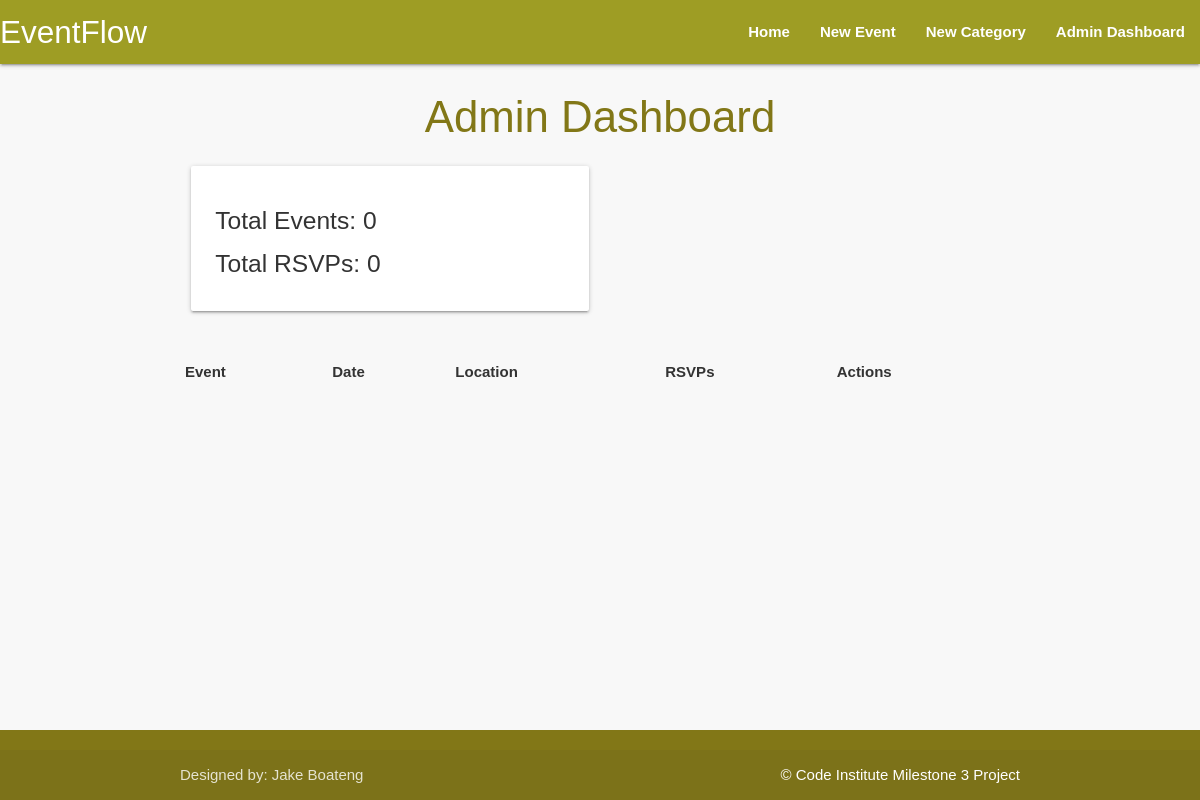
Before: /admin_dashboard with the older database file.
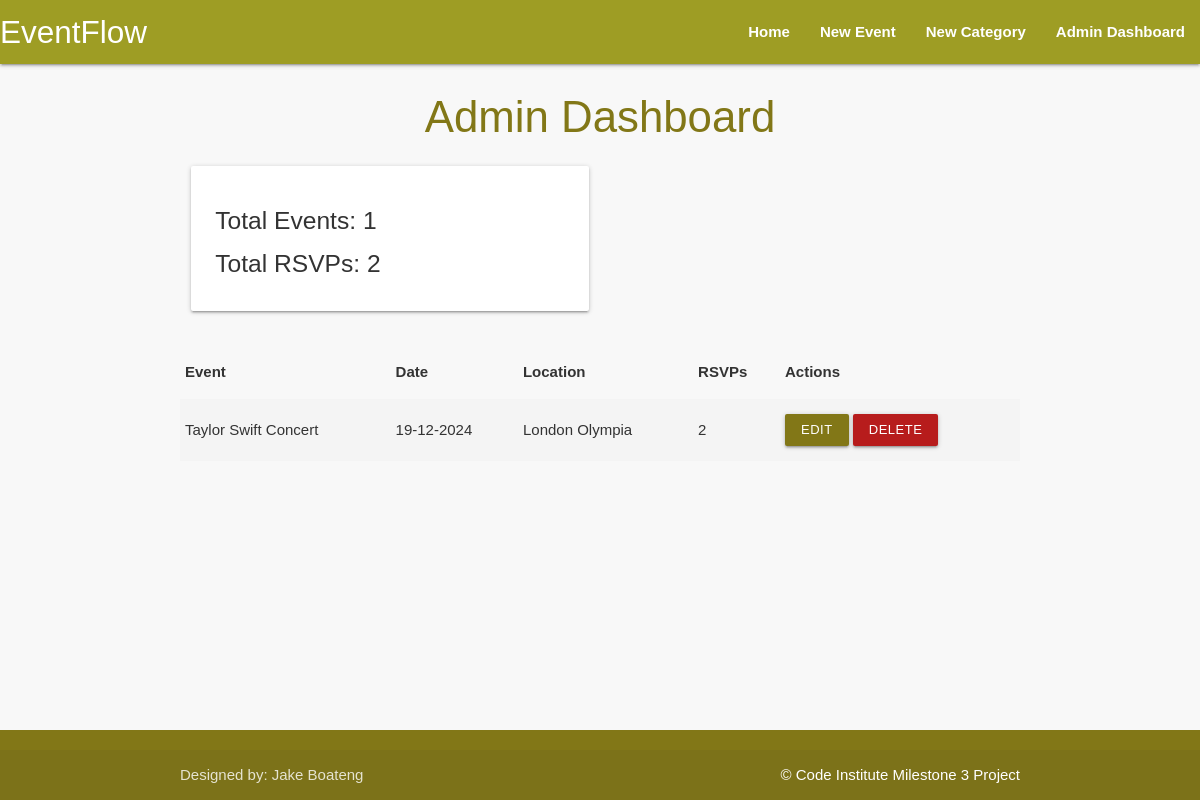
After: the same page with the newer database file.
### eventflow/models.py (models this page shows, shortened)
class Event(db.Model):
    id = db.Column(db.Integer, primary_key=True)
    title = db.Column(db.String(100), unique=True, nullable=False)
    description = db.Column(db.Text, nullable=False)
    date = db.Column(db.DateTime, nullable=False)
    time = db.Column(db.String(8), nullable=False)
    location = db.Column(db.String(200), nullable=False)
    created_at = db.Column(db.DateTime, default=db.func.now(), nullable=False)
    featured = db.Column(db.Boolean, default=False)
    category_id = db.Column(db.Integer, db.ForeignKey('category.id'), nullable=True)
    image_file = db.Column(db.String(120), nullable=True)
    rsvps = db.relationship('RSVP', backref='event')  # This backref should stay

### eventflow/routes.py (the view)
@app.route("/admin_dashboard")
def admin_dashboard():
    events = Event.query.order_by(Event.date.desc()).all()
    rsvp_counts = {event.id: RSVP.query.filter_by(event_id=event.id).count() for event in events}
    total_events = len(events)
    total_rsvps = sum(rsvp_counts.values())
    return render_template("admin_dashboard.html", events=events, rsvp_counts=rsvp_counts, total_events=total_events, total_rsvps=total_rsvps)

### eventflow/templates/admin_dashboard.html (shortened to what this page needs)
{% extends "base.html" %}
{% block content %}
    <h3 class="center-align lime-text text-darken-4">Admin Dashboard</h3>
    <div class="row">
        <div class="col s12 m6">
            <div class="card-panel">
                <h5>Total Events: {{ total_events }}</h5>
                <h5>Total RSVPs: {{ total_rsvps }}</h5>
            </div>
        </div>
    </div>
    <table class="striped">
        <thead>
            <tr>
                <th>Event</th>
                <th>Date</th>
                <th>Location</th>
                <th>RSVPs</th>
                <th>Actions</th>
            </tr>
        </thead>
        <tbody>
            {% for event in events %}
            <tr>
                <td>{{ event.title }}</td>
                <td>{{ event.date.strftime('%d-%m-%Y') }}</td>
                <td>{{ event.location }}</td>
                <td>{{ rsvp_counts[event.id] }}</td>
                <td>
                    <a href="{{ url_for('edit_event', event_id=event.id) }}" class="btn-small lime darken-4">Edit</a>
                    <a href="{{ url_for('delete_event', event_id=event.id) }}" class="btn-small red darken-4" onclick="return confirm('Are you sure?');">Delete</a>
                </td>
            </tr>
            {% endfor %}
        </tbody>
    </table>
{% endblock %}

### eventflow/templates/base.html (shortened to what this page needs)
<!DOCTYPE html>
<html lang="en">
<head>
    <link rel="stylesheet" href="https://cdnjs.cloudflare.com/ajax/libs/font-awesome/5.15.3/css/all.min.css"
>
    <link rel="stylesheet" href="https://cdnjs.cloudflare.com/ajax/libs/materialize/1.0.0/css/materialize.min.css"
        type="text/css">
    <link rel="stylesheet" href="{{ url_for('static', filename='css/style.css') }}" type="text/css">
</head>
<body>
<header>
    <nav class="lime darken-3">
        <div class="nav-wrapper">
            <a href="{{ url_for('home') }}" class="brand-logo white-text">EventFlow</a>
            <ul class="right hide-on-med-and-down">
                <li><a href="{{ url_for('home') }}" class="white-text nav-link-custom">Home</a></li>
                <li><a href="{{ url_for('add_event') }}" class="white-text nav-link-custom">New Event</a></li>
                <li><a href="{{ url_for('add_category') }}" class="white-text nav-link-custom">New Category</a></li>
                <li><a href="{{ url_for('admin_dashboard') }}" class="white-text nav-link-custom">Admin Dashboard</a></li>
            </ul>
        </div>
    </nav>
</header>
<main class="container">
    {% block content %}
    {% endblock %}
</main>
<footer class="page-footer lime darken-4">
    <div class="footer-copyright">
        <div class="container">
            Designed by: Jake Boateng
            <a class="white-text right" href="https://codeinstitute.net" target="_blank">&copy; Code Institute Milestone 3 Project</a>
        </div>
    </div>
</footer>
</body>
</html>

### eventflow/static/css/style.css (style rules this page uses)
body { display: flex; min-height: 100vh; flex-direction: column; font-family: Arial, sans-serif; background-color: #f8f8f8; color: #333; }
main { flex: 1 0 auto; }
a { color: #827717; text-decoration: none; }
nav ul li a { color: white; font-weight: bold; }

Changed rows visible on the page:
added Event: title "Taylor Swift Concert", date "19-12-2024", location "London Olympia", rsvp_counts "2"
Other visible differences:
{{ total_events }}: "0" → "1"
{{ total_rsvps }}: "0" → "2"
